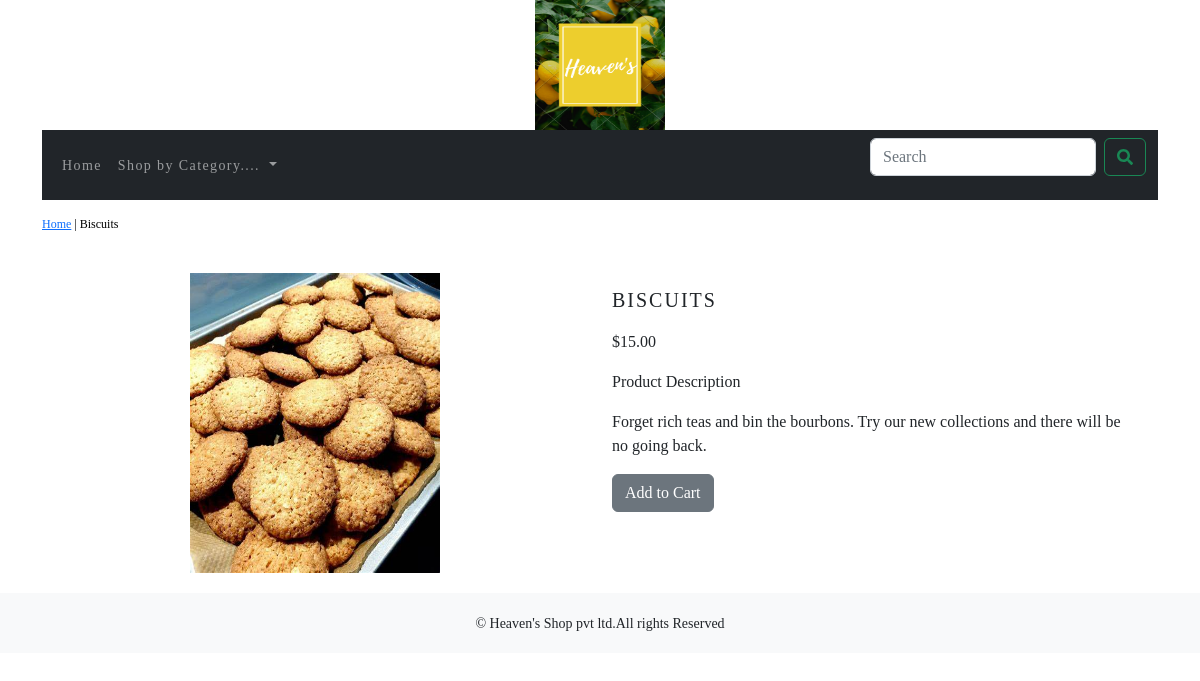
Screenshot of /shop/breads-and-cakes/biscuits/ with the database file from the repository.
### shopping_cart/models.py (models this page shows, shortened)
class Product(models.Model):
    name=models.CharField(max_length=250, unique=True)
    slug = models.SlugField(max_length=250, unique=True)
    description = models.TextField(blank=True)
    image = models.ImageField(upload_to='product', blank=True)
    price=models.DecimalField(max_digits=10, decimal_places=2)
    category=models.ForeignKey(Category, on_delete=models.CASCADE)
    stock=models.IntegerField()
    available=models.BooleanField(default=True)
    created=models.DateTimeField(auto_now_add=True)
    updated=models.DateTimeField(auto_now=True)
    class Meta:
        ordering=('name',)
        verbose_name= 'product'
        verbose_name_plural='products'

### shopping_cart/views.py (the view)
# urls.py: path('<slug:c_slug>/<slug:product_slug>/', views.proDetail, name='prodCatdetail')
def proDetail(request,c_slug,product_slug):
    try:
        product=Product.objects.get(category__slug=c_slug,slug=product_slug)
    except Exception as e:
        raise e
    return render(request,'product.html',{'product':product})

### cart/context_processors.py (called while the page is built)
def counter(request):
    item_count=0
    if 'admin' in request.path:
        return {}
    else:
        try:
            cart=Cart.objects.filter(cart_id=_cart_id(request))
            cart_items=Cartitem.objects.all().filter(cart=cart[:1])
            for cart_item in cart_items:
                item_count += cart_item.quantity
        except Cart.DoesNotExist:
            item_count =0
    return dict(item_count=item_count)

### cart/views.py (called while the page is built)
def _cart_id(request):
    cart=request.session.session_key
    if not cart:
        cart=request.session.create()
    return cart

### shopping_cart/context_processors.py (called while the page is built)
def menu_links(request):
    links=Category.objects.all()
    return dict(links=links)

### shopping_cart/models.py (called while the page is built)
    def get_url(self):
        return reverse('shopping_cart:product_by_category', args=[self.slug])

### templates/product.html (shortened to what this page needs)
{% extends 'base.html' %}
{% load static %}
{% block content %}
<div class="row my_prod_row_class">
    <div class="mx-auto">
        <p><a href="{% url 'shopping_cart:allProdCart' %}">Home</a> | <a href="{{product.category.get_url}}"></a>{{product.name}}</p>
    </div>
<div class="container">
<br>
<div class="row">
    <div class="col-md-12 col-sm-12 col-md-12 col-lg-6 text-center">
        <div style="min-width:18rem">
            <img src="{{product.image.url}}" alt="{{product.name}}" width="250px" height="300px">
        </div>
    </div>
        <div class="col-12 col-sm-12 col-md-12 col-lg-6">
            <div>
            <h1 class="my_prod_title">{{product.name}}</h1>
            <p>${{product.price}}</p>
            <p>Product Description</p>
            <p class="text-justify my_prod_text">{{product.description}}</p>
            {% if product.stock <= 0 %}
                <p class="text-justify my_prod_text"><b>Out of Stock</b></p>
            {% else %}
                <a class="btn btn-secondary" href="{% url 'cart:add_cart' product.id %}" >Add to Cart</a>
            {% endif %}
        </div>
    </div>
</div>
</div>
</div>
{% endblock %}

### static/css/custom.css (style rules this page uses)
.body { font-family: 'Roboto Serif', serif; }
.my_prod_row_class { padding-top:15px; padding-bottom:20px; }
.my_prod_row_class .mx-auto { color:#000; font-size:12px; text-decoration:none; }
.my_prod_title { font-size:20px; text-transform:uppercase; letter-spacing:.1em; padding-top:15px; padding-bottom:10px; }
.my_prod_text { padding-right:20px; }

### rows the page displays
Product: name "Biscuits", image (picture), name "BISCUITS", price "15.00", description "Forget rich teas and bin the bourbons. Try our new collections and there will be no going back."
